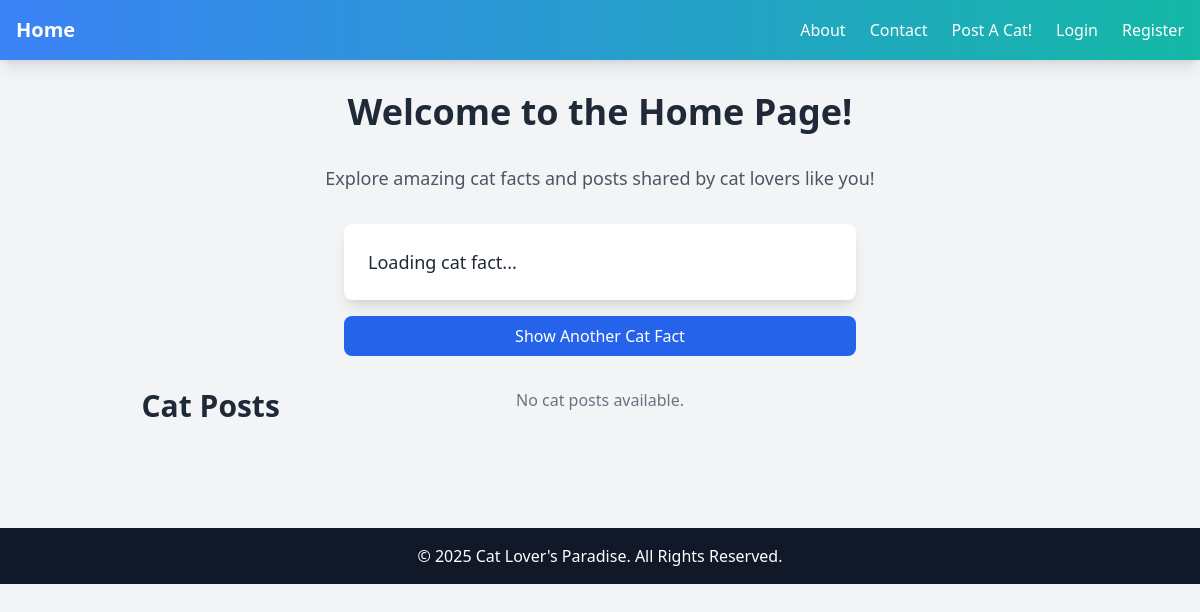
The app's page /, older data.
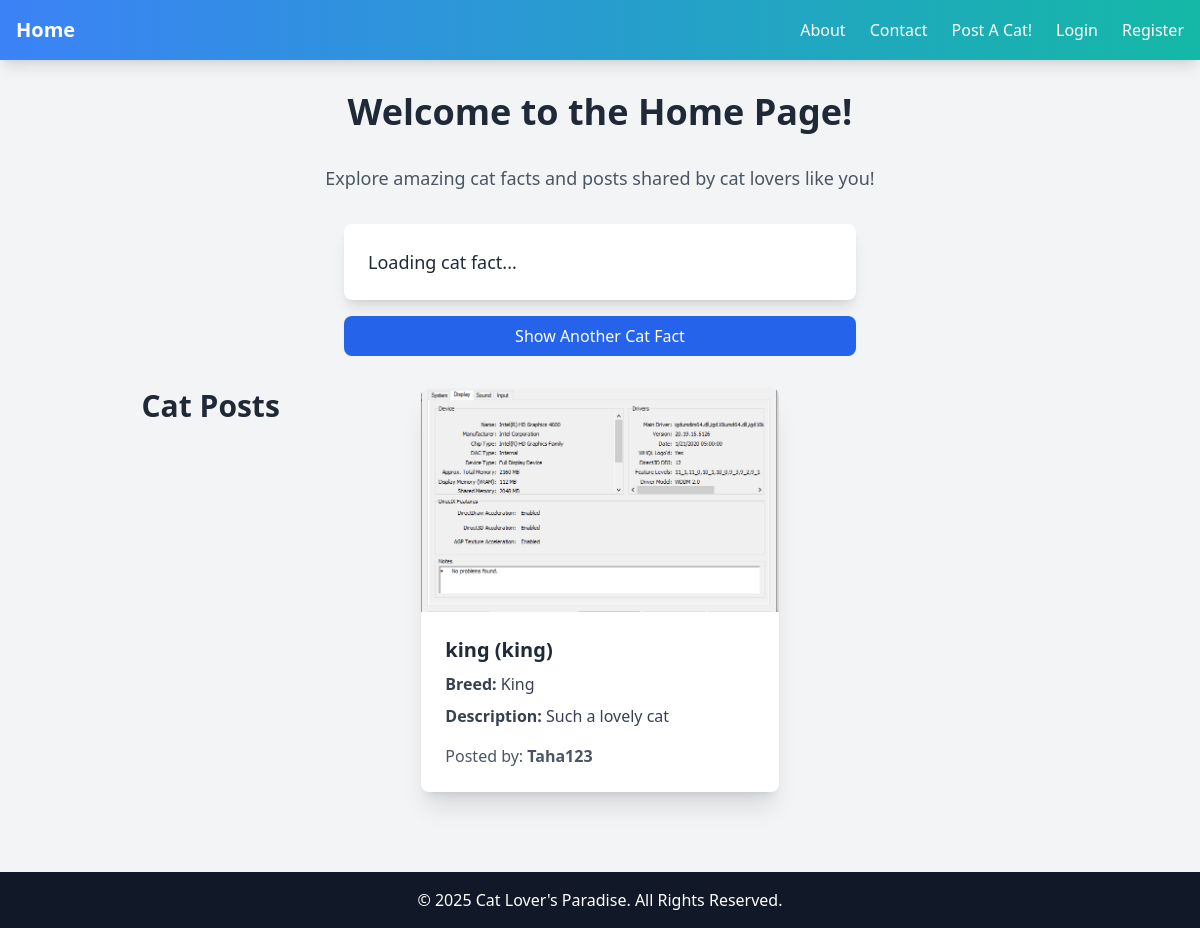
The same page, newer data.
### myapp/models.py (models this page shows, shortened)
class CatPost(models.Model):
    user = models.ForeignKey(CustomUser, on_delete=models.CASCADE)  # Use CustomUser here
    cat_name = models.CharField(max_length=100)
    breed = models.CharField(max_length=100)
    pet_name = models.CharField(max_length=100)
    description = models.TextField()
    image = models.ImageField(upload_to='cat_images/', blank=True, null=True)
    created_at = models.DateTimeField(auto_now_add=True)

class CustomUser(AbstractUser):
    pass

### myapp/views.py (the view)
# urls.py: path('', views.home, name='home'),
def home(request):
    cat_posts = CatPost.objects.all().order_by('-created_at')  # Order by creation date (most recent first)
    return render(request, 'home.html', {'cat_posts': cat_posts})

### myapp/templates/home.html (shortened to what this page needs)
<!DOCTYPE html>
<html lang="en">
<head>
    <script src="https://cdn.tailwindcss.com"></script>
</head>
<body class="bg-gray-100 font-sans">
    <nav class="bg-gradient-to-r from-blue-500 to-teal-500 p-4 shadow-lg">
        <div class="max-w-7xl mx-auto flex justify-between items-center text-white">
            <div class="text-xl font-semibold hover:text-gray-300 transition duration-300">
                <a href="/">Home</a>
            </div>
            <div class="flex items-center space-x-6">
                <a href="/about/" class="hover:text-gray-200">About</a>
                <a href="/contact/" class="hover:text-gray-200">Contact</a>
                <a href="/post-cat/" class="hover:text-gray-200">Post A Cat!</a>
                {% if user.is_authenticated %}
                    <span class="text-lg">Welcome! {{ user.username }}!</span>
                    <a href="/logout/" class="hover:text-gray-200">Logout</a>
                {% else %}
                    <a href="/login/" class="hover:text-gray-200">Login</a>
                    <a href="/register/" class="hover:text-gray-200">Register</a>
                {% endif %}
            </div>
        </div>
    </nav>
    <div class="max-w-7xl mx-auto p-8 space-y-8">
        <h1 class="text-4xl font-bold text-center text-gray-800">Welcome to the Home Page!</h1>
        <p class="text-center text-lg text-gray-600">Explore amazing cat facts and posts shared by cat lovers like you!</p>
        <div id="cat-facts-container" class="mt-8 max-w-lg mx-auto">
            <div id="cat-fact-card" class="bg-white shadow-lg rounded-lg p-6 mb-4 transition-transform transform hover:scale-105">
                <p id="cat-fact" class="text-lg text-gray-800">Loading cat fact...</p>
            </div>
            <button id="get-another-fact" class="bg-blue-600 text-white px-6 py-2 rounded-lg hover:bg-blue-500 w-full transition-all duration-300 transform hover:scale-105">
                Show Another Cat Fact
            </button>
        </div>
        <div id="cat-posts-container" class="mt-8 grid grid-cols-1 sm:grid-cols-2 lg:grid-cols-3 gap-8">
            <h2 class="text-3xl font-semibold text-center text-gray-800 mb-6">Cat Posts</h2>
            {% for post in cat_posts %}
                <div class="bg-white shadow-xl rounded-lg overflow-hidden transform hover:scale-105 transition-all duration-300">
                    <img src="{{ post.image.url }}" alt="{{ post.cat_name }}" class="w-full h-56 object-cover">
                    <div class="p-6">
                        <h3 class="text-xl font-semibold text-gray-800">{{ post.cat_name }} ({{ post.pet_name }})</h3>
                        <p class="text-gray-700 mt-2"><strong>Breed:</strong> {{ post.breed }}</p>
                        <p class="text-gray-700 mt-2"><strong>Description:</strong> {{ post.description }}</p>
                        <p class="text-gray-600 mt-4">Posted by: <strong>{{ post.user.username }}</strong></p>
                    </div>
                </div>
            {% empty %}
                <p class="text-center text-gray-500">No cat posts available.</p>
            {% endfor %}
        </div>
    </div>
    <footer class="bg-gray-900 text-white py-4 mt-12">
        <div class="max-w-7xl mx-auto text-center">
            <p>&copy; 2025 Cat Lover's Paradise. All Rights Reserved.</p>
        </div>
    </footer>
</body>
</html>

Row changes from the older to the newer data that the page shows:
added CatPost: image (picture), cat_name "king", pet_name "king", breed "King", description "Such a lovely cat", user.username "Taha123"
Text that changed along with them:
text no longer shown: "No cat posts available."
